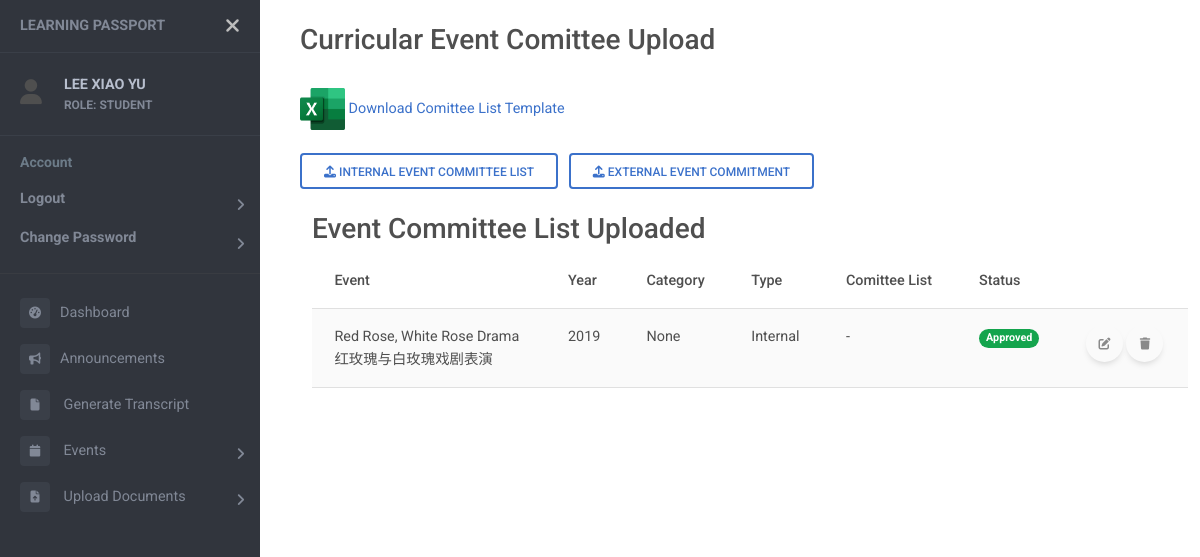
Before: /upload/event (signed in) with the older database file.
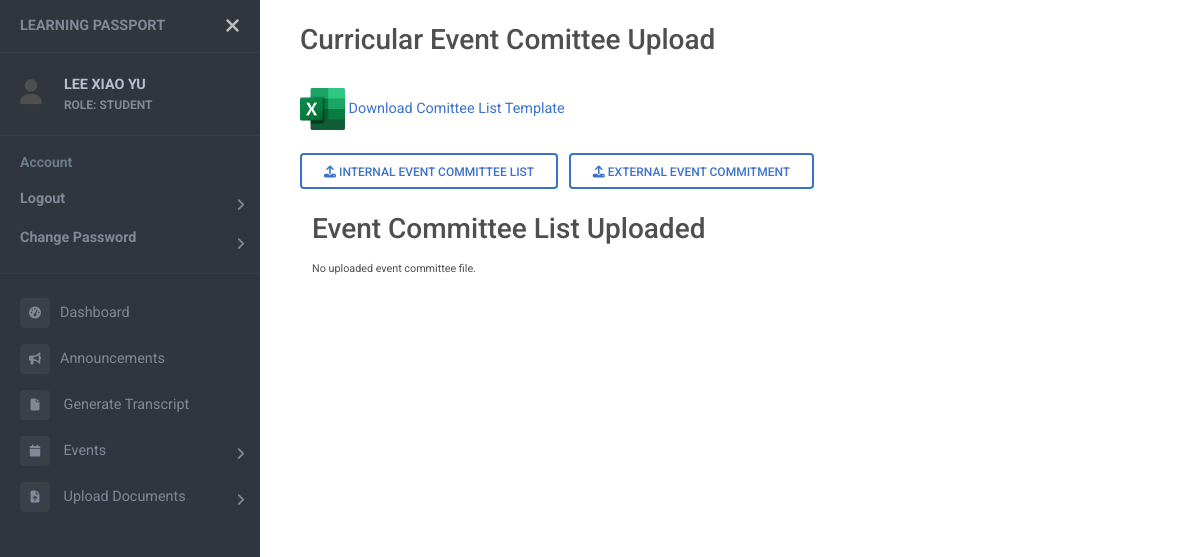
After: the same page with the newer database file.
### events/models.py (models this page shows)
class Events(models.Model):
    c_name = models.CharField(max_length=50, null=True)
    e_name = models.CharField(max_length=50)
    TYPE = (
        (1, 'Seminar/Talk'),
        (2, 'Conference'),
        (3, 'Proposal Defense'),
        (4, 'Candidature Defense'),
        (5, 'Welcome Week/Month'),
        (6, 'Chinese Studies Night'),
        (7, 'Workshop'),
        (8, 'Others'),
    )
    type = models.SmallIntegerField(choices=TYPE, null=True)
    start = models.DateTimeField(null=True)
    end = models.DateTimeField(null=True)
    year = models.IntegerField()
    venue = models.CharField(max_length=100, null=True)
    desc = models.CharField(max_length=200, null=True)
    internal = models.BooleanField()
    speaker = models.CharField(max_length=50, null=True)
    attendance = models.BooleanField(null=True)
    enable_attendance = models.BooleanField(null=True)
    file = models.FileField(upload_to='event_com/', null=True)
    filename = models.CharField(max_length=100, null=True)
    file_by = models.ForeignKey(Student, on_delete=models.SET_NULL, null=True)
    status = models.BooleanField(null=True)
    poster = models.FileField(upload_to='event_poster/', null=True)

### articles/views.py (the view, shortened to what this page needs)
# urls.py: path('upload/event', views.submitEventView, name="upload-event"),
def submitEventView(request):
    option_obj = Events.type.field.choices
    events_in = Events.objects.filter(internal=1).exclude(status=1).exclude(file__isnull=False)
    events_ex = Events.objects.filter(internal=0).exclude(status=1)
    student = Student.objects.get(user=request.user.id)
    events = Events.objects.filter(file_by=student).exclude(file__exact='').exclude(file__exact=None)
    event_list = list()
    for event in events:
        event_list.append(event)
    event_pars = Event_Participants.objects.exclude(file__exact='').exclude(file__exact=None).filter(student=student)
    context = {
        "page_name": "Upload Event Documents",
        "option_obj": option_obj,
        "events_in": events_in,
        "events_ex": events_ex,
        "events": events,
        "event_pars": event_pars,
    }
    return render(request, "upload_event.html", context)

### templates/upload_event.html (shortened to what this page needs)
{% extends "sidebar.html" %} {% block content %} {% load static %}
<head>
  <link rel="stylesheet" type="text/css" href="{% static 'css/uploads.css' %}">
</head>
<h3>Curricular Event Comittee Upload</h3>
<br>
<img src="{% static 'img/Excel.png' %}" alt="Excel Icon">
<a href="{% url 'download_excel' 'event_comittee_template' %}">Download Comittee List Template</a>
<br><br>
<button type="button" class="btn btn-outline-primary" data-mdb-toggle="modal" data-mdb-target="#upload_event">
  <i class="fas fa-upload"></i>
  Internal Event Committee List
</button>
<button type="button" class="btn btn-outline-primary" data-mdb-toggle="modal" data-mdb-target="#external_event">
  <i class="fas fa-upload"></i>
  External Event Commitment
</button>
<br><br>
<div class="container-fluid table-responsive">
  <h3> Event Committee List Uploaded </h3>
  {% if events or event_pars %}
  <table class="table table-striped">
    <thead>
      <tr>
        <th>Event</th>
        <th>Year</th>
        <th>Category</th>
        <th>Type</th>
        <th>Comittee List</th>
        <th>Status</th>
        <th></th>
      </tr>
    </thead>
    <tbody>
      {% for event in events %}
      <tr>
        <td>{{event.e_name}} <br> {% if event.c_name %}{{event.c_name}}{% endif %}</td>
        <td>{{event.year}}</td>
        <td>{{event.get_type_display}}</td>
        {% if event.internal == 1 %}
        <td>Internal</td>
        {% else %}
        <td>External</td>
        {% endif %}
        {% if event.status != 1 %}
        <td><a href="{{ event.file.url }}">Download File</a></td>
        {% else %}
        <td>-</td>
        {% endif %}
        <td>
          {% if event.status == 1 %}
          <span class="badge rounded-pill bg-success">Approved</span>
          {% elif event.status == 0 %}
          <span class="badge rounded-pill bg-danger">Rejected</span>
          {% else %}
          <span class="badge rounded-pill bg-secondary">Pending</span>
          {% endif %}
        </td>
        {% if not event.status == 1 %}
        <td>
          <div class="button-container">
          <button
            id="edit-internal"
            type="button"
            class="edit-internal btn btn-floating"
            data-mdb-toggle="modal"
            data-mdb-target="#edit_internal"
            data-int-id="{{ event.id }}"
            >
            <i class="fas fa-edit"></i>
          </button>
          &nbsp;&nbsp;&nbsp;
          <form method="POST">
            {% csrf_token %}
          <button
            id="delete-internal"
            type="submit"
            class="btn btn-floating"
            value="{{event.id}}"
            name="internal_delete"
            onclick="return confirm('Confirm to delete committee list for {{event.e_name}}?')"
            >
            <i class="fas fa-trash"></i>
          </button>
        </form>
      </div>
        </td>
        {% else %}
        <td>
          <div class="button-container">
          <button
          class="btn btn-floating"
          disabled>
          <i class="fas fa-edit"></i>
          </button>
          <button
          class="btn btn-floating"
          disabled
          >
          <i class="fas fa-trash"></i></button>
          </div>
        </td>
        {% endif %}
      </tr>
      {% endfor %}
    </tbody>
  </table>
  {% else %}
  <sub>No uploaded event committee file.</sub>
  {% endif %}
</div>
<br><br>
{% endblock %}

Changed rows visible on the page:
no longer on this page (row edited): Events: e_name "Red Rose, White Rose Drama", c_name "红玫瑰与白玫瑰戏剧表演", year "2019", type "None", internal "Internal", status "Approved"
Other visible differences:
text no longer shown: "Event Year Category Type Comittee List Status"
text now shown: "No uploaded event committee file."
